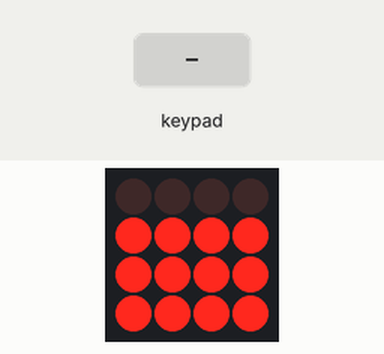
A sketch run on a simulated Arduino Uno, built with avr-gcc and run on an emulated ATmega328P. On the bench: 4×4 LED matrix. Inputs (shaded band) come from the test bench. Random numbers use the default seed unless the sketch sets one; what the sketch prints to the serial monitor is not drawn.

Above: at 0.8 s.
0.9 s: keypad keys 1 2 A pressed 0.4 s apart
At 2.8 s:
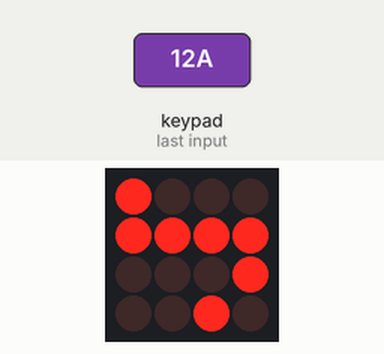
3.6 s: key '0' pressed
At 4.1 s:
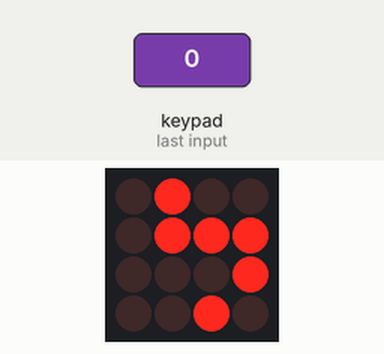
5.1 s: keypad keys 1 2 D pressed 0.4 s apart
At 6.9 s:
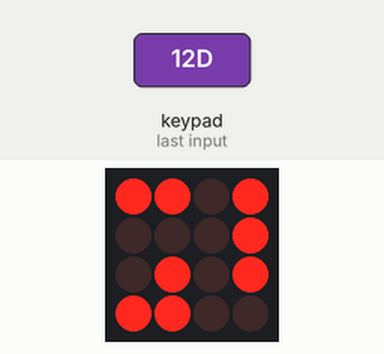
7.8 s: key '1' pressed
At 8.2 s:
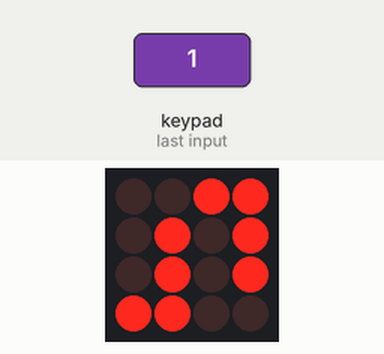
9.3 s: keypad keys 2 5 A pressed 0.4 s apart
At 11.0 s:
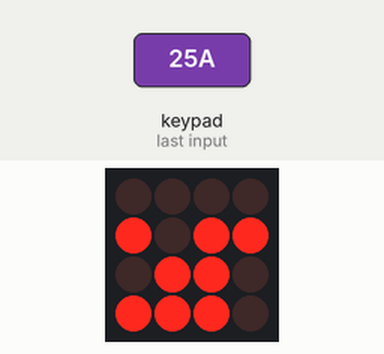
12.0 s: key '2' pressed
At 12.3 s:
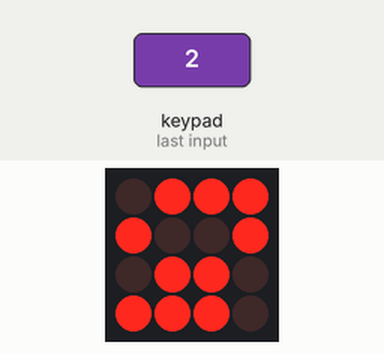
Timing chart, 0 to 14.5 s (numbered marks = the images above; inputs shaded):
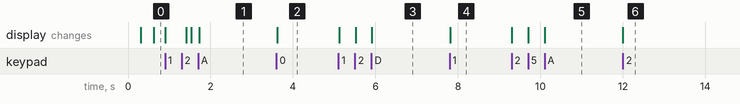

The sketch:

TrellisLightsOut.ino
```cpp
#include <Wire.h>
#include "Adafruit_Trellis.h"

Adafruit_Trellis matrix0 = Adafruit_Trellis();

Adafruit_TrellisSet trellis =  Adafruit_TrellisSet(&matrix0);

#define NUMTRELLIS 1

#define numKeys (NUMTRELLIS * 16)

// Connect Trellis Vin to 5V and Ground to ground.
// Connect the INT wire to pin #5 (can change later
#define INTPIN 5
// Connect I2C SDA pin to your Arduino SDA line
// Connect I2C SCL pin to your Arduino SCL line
// All Trellises share the SDA, SCL and INT pin!
// Even 8 tiles use only 3 wires max


void setup() {
  Serial.begin(9600);
  Serial.println("Trellis Lights Out");

  // INT pin requires a pullup
  pinMode(INTPIN, INPUT);
  digitalWrite(INTPIN, HIGH);

  trellis.begin(0x70);

//  for (uint8_t i=0; i<numKeys; i++) {
//    trellis.setLED(i);
//    trellis.writeDisplay();
//    delay(50);
//  }

  clearBoard();
  trellis.writeDisplay();

  waitForStartupPress();
  // Set up a random board
  makeRandomBoard();
}

void waitForStartupPress() {
  // use this to get random seed on startup (variable time until button pressed)

  // go through toggling each light
  int light = 0;
  while(1) {
    delay(30);
    if (trellis.readSwitches()) {
      break;
    }
    toggle(light);
    trellis.writeDisplay();
    light++;
    if (light > 15) { light = 0; }
  }

  clearBoard();
  trellis.writeDisplay();
  delay(500);
  randomSeed(millis()); // reset random seed
}

void toggle(int placeVal) {
  if (trellis.isLED(placeVal)) {
    trellis.clrLED(placeVal);
  } else {
    trellis.setLED(placeVal);
  }
}

int toggleNeighbours(int placeVal) {
  //  {0, 1, 2, 3},
  //  {4, 5, 6, 7},
  //  {8, 9, 10,11},
  //  {12,13,14,15}

  int right = placeVal + 1;
  if (right % 4 != 0) { toggle(right); } // don't if it wrapped

  int down = placeVal + 4;
  if (down < 16) { toggle(down); }

  int left = placeVal - 1;
  if (left >= 0 && left != 3 && left != 7 && left != 11 && left != 15) { toggle(left); } // don't if it wrapped

  int up = placeVal - 4;
  if (up >= 0) { toggle(up); }
}

void clearBoard() {
  for (int i=0; i<16; i++) {
    trellis.clrLED(i);
  }
}

void checkForWin() {
  for (int i=0; i<16; i++) {
    if (trellis.isLED(i)) {
      return;
    }
  }
  // must all be out if we reach here
  delay(1000);
  for (int loops=0; loops<20; loops++) {
    for (int i=0; i<16; i++) {
      toggle(i);
    }
    trellis.writeDisplay();
    delay(100);
  }

  clearBoard();
  trellis.writeDisplay();

  randomSeed(millis()); // reset random seed
  makeRandomBoard();
}

void makeRandomBoard() {
  int x = 0;
  for (int i=0; i<10; i++) {
    x = random(0,15);
    makeYourMove(x);
  }
  trellis.writeDisplay();
  delay(100);
}

void makeYourMove(int placeVal) {
  toggle(placeVal);
  toggleNeighbours(placeVal);
}

void loop() {
  delay(30); // 30ms delay is required, dont remove me! (?)

  // If a button was just pressed or released...
  if (trellis.readSwitches()) {
    // go through every button
    int lastPressed;
    for (uint8_t i=0; i<numKeys; i++) {
      if (trellis.justPressed(i)) {
        makeYourMove(i);
        lastPressed = i;
      }
    }
    trellis.writeDisplay();

    checkForWin();
  }
}
```

Measured:
- after the input at 3.6 s, the display: changes at once (image 2)
- after the input at 5.1 s, the display: first changes at once (image 3 shows a later state)
- after the input at 7.8 s, the display: changes at once (image 4)
- after the input at 9.3 s, the display: first changes at once (image 5 shows a later state)
- after the input at 12.0 s, the display: changes at once (image 6)
